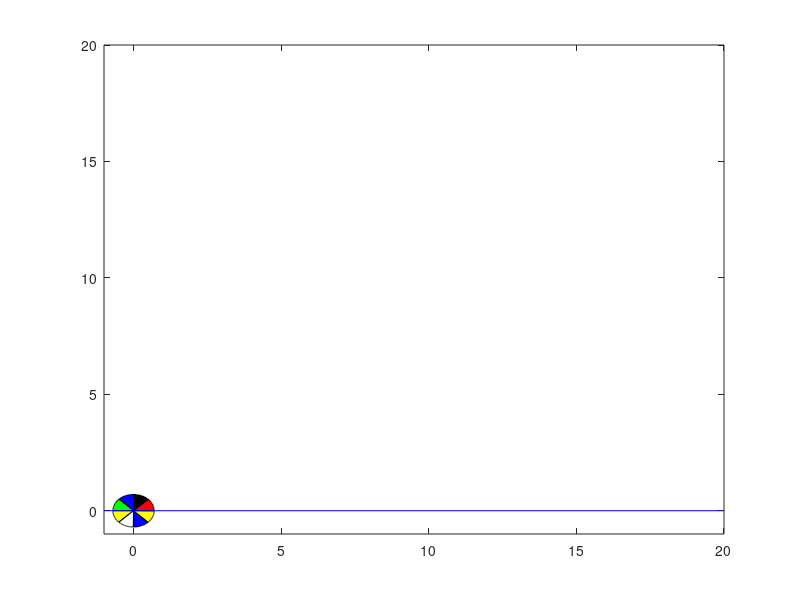
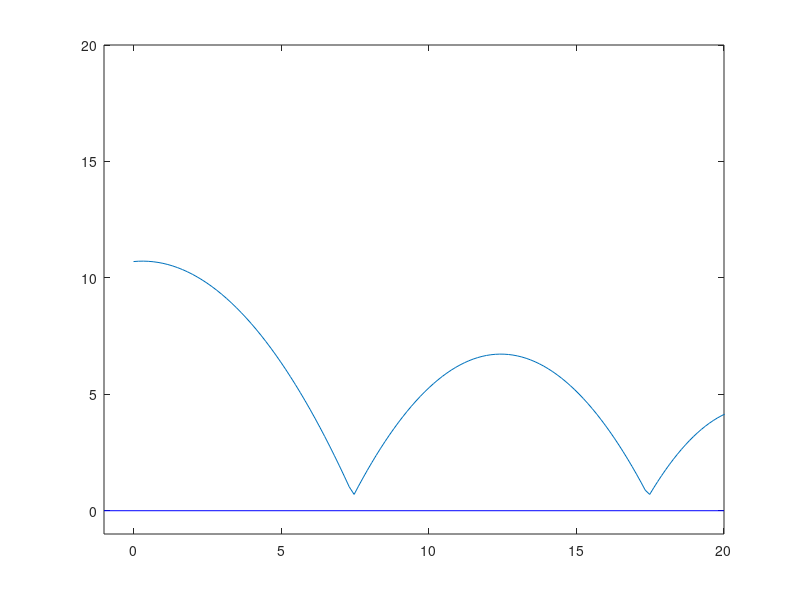

The MATLAB script that drew these images, in order: (Note: this script raises an error after producing the figures.)
%ee150_bball.m
function ee150_bball
%----------------------------------
% Constants
%----------------------------------
radius = 0.7;     % radius of the ball
x0 = 0;           % position of the center of the ball
y0 = 10 + radius;
w = 3*pi;        % angular velocity (radians/sec.)
g = 9.81;         % gravitational acceleration constant in m/s

%----------------------------------
% Duration of the movie, frames per second, and other values
%----------------------------------
duration = 15;
framerate = 30;
maxframes = duration * framerate + 1;
dt = 1/framerate; % delta time between each frame

%----------------------------------
% Draw the initial ball, ground, and target
%----------------------------------
% to draw the ball we'll have 512 points around the circumference
n = 512;

% Creates a vector of 512 angles from [0 2*PI] radians to be used
% to calculate the points on the circumference of the ball
% rotate/spin the ball
arg = [0 : 2*pi/n : 2*pi];

% Initial ball circumference X,Y coordinates matrix 
%    We will never change this representation of the ball and just 
%    rotate it for each frame
%    8 Rows (1 for each sector) x 512/8 + 1 cols
%    Extra col => starting point of each sector is 0,0
xi = zeros(8,1+n/8);
yi = zeros(8,1+n/8);

%=== For LAB completion====
% We'll cut the ball into 8 sectors filling each sector w/ a unique color
% To do this, modify the xi, yi matrices such that the 1st point of each
% row vector is 0,0 and the rest of the points are the circumference 
% points of the circle (i.e. use the 'arg' vector when calculating your
% circumference points along with the 'radius' value). 
for i=1:8
    j=(i-1)*n/8;
    k=(i*n/8)-1;
    xi(i,:) = [0 radius*cos(arg(j+1:k+1))];
    yi(i,:) = [0 radius*sin(arg(j+1:k+1))];
end

% Draw the 8 sectors filling them with color
draw_ball(xi,yi);
hold on;
line([-1 20],[0 0], 'Color', 'b' );  % Draw the ground
axis([-1 20 -1 20]);
hold off;

% Now let the user pick the initial velocity and angle of the ball
initV = input('Enter the initial velocity in m/s: '); %your parameter will be 'initV'
angle = input('Enter the angle in degrees of the ball: ');%second parameter
rad = pi*angle/180;
%=== For PRELAB completion====
vy = initV*sin(rad);    
vx = initV*cos(rad);

%----------------------------------
% Ball Path/Trajectory Calculation
%----------------------------------  
% xc and yc are coordinates of the center of the ball at each time
xc = zeros(1,maxframes);
yc = zeros(1,maxframes);

% theta = angle of rotation of the ball at each time frame
theta = zeros(1,maxframes);

% sx, sy are the scaling factors of the ball in the x and y direction
%  at each time frame
sx = ones(1,maxframes);
sy = ones(1,maxframes);

% set the time = 0
t = 0;

%set initial position of the ball and its angle
yc(1) = y0;
xc(1) = x0;
sx(1) = 1;
sy(1) = 1;
theta(1) = 0;
% Calculate the velocity of the ball and change in angle at each timestep i
%   You will need to calculate theta, sx, sy, vx, vy, xc, yc, w, & status
%   You will also need to update i and t in each iteration
% Continue calculation until the LAST position of the ball is past the edge  
%   of the screen (i.e. 20 meters) or the current time has reached the 
%   end of the movie (i.e. time less than (duration - dt) )
% Change the while loop below to perform these operations
i=2;
%=== For PRELAB completion==== 
while xc(i-1)<20 && xc(i-1)>-1 && t<=duration-dt  % after a certain time i.e. 100 s, and after position is out of screen - i.e.-ve to 20 m
   [vx, vy, w, xc(i), yc(i), theta(i)] = physics_update(vx, vy, w, xc(i-1), yc(i-1), theta(i-1), dt, radius);
   i = i+1;
   t = t+dt;
end
% set the number of frames based on how many times the loop iterated
numframes = i-1;
  
%plot the path of the center of the ball
figure;
plot(xc(1:numframes),yc(1:numframes)); hold on;
line([-1 20], [0 0], 'Color', 'b');  % Draw the ground
axis([-1 20 -1 20]);

%open a new figure;
figure;

%----------------------------------
% Animation (Ball Rotation/Translation along trajectory path)
%----------------------------------

% Rotated, translated ball circumference X,Y coordinates matrix at each
%     frame (we will rotate and traslate xi and yi at each frame to produce 
%     these matrices)
%     8 Rows (1 for each sector) x 512/8 + 1 cols
x = zeros(8,1+n/8);
y = zeros(8,1+n/8);

% Create the movie object
mymovie = moviein(numframes);

% Draw the ball for EACH frame using trajectory/physics calculations 
%      performed above - page 3
%  T = Translation matrix - move the ball to the (xc,yc) position
%  S = Scaling matrix - Scaling values for this frame 
%  R = Rotation matrix - Rotation values for this frame
for h = 1:numframes
  %=== For LAB completion====   
  % Calculate the geometric modification matrices T, S, R
T = [1 0 xc(h);0 1 yc(h);0 0 1]; 
S = [sx(h) 0 0;0 sy(h) 0; 0 0 1];
R = [cos(theta(h)) -sin(theta(h)) 0;sin(theta(h)) cos(theta(h)) 0;0 0 1];
M = T*S*R;

  % For each sector perform the affine transformation and place the
  % result in the x,y vectors
for i=1:8
    for j = 1:1+n/8
        p = [xi(i,j);yi(i,j);1];
        p = M*p;
        x(i,j) = p(1);
        y(i,j) = p(2);
    end
end
  
  
  % Draw the 8 sectors filling them with color
  draw_ball(x,y);
  hold on;
  line([-1 20], [0 0], 'Color', 'b');  % Draw the ground
  axis([-1 20 -1 20]);
  hold off;
  
  % write the frame to the movie
  mymovie(:,h)=getframe;

end

% Playback the movie
movie(mymovie,1,framerate*2);

end

function [vx, vy, w, xc_o, yc_o, theta_o] = physics_update(vx, vy, w, xc_i, yc_i, theta_i, dt, radius) %x vel y vel omega position angle change in time and radius
    g = 9.81;
    %=== For PRELAB completion==== 
    % Remember to check if the ball is hitting the ground and update your
    %  velocities appropriately
    yc_o = yc_i+vy*dt; 
    xc_o = xc_i+vx*dt;
    vy = vy-g*dt;
    vx = vx;
    theta_o = theta_i-w*dt;
    if yc_o <= radius
        vy = vy*(-0.75);
        vx = vx*0.9;
        w = w*0.8;
        yc_o = radius;
    end 
end

% Expects 8xN x and y point matrices
function draw_ball(x,y)
  %=== For LAB completion====
  % Draw the 8 sectors filling them with color (turn hold on after the
  % first sector and turn hold off after the last sector
fill(x(1,:),y(1,:),'r');
hold on;
fill(x(2,:),y(2,:),'k');
fill(x(3,:),y(3,:),'b');
fill(x(4,:),y(4,:),'g');
fill(x(5,:),y(5,:),'y');
fill(x(6,:),y(6,:),'w');
fill(x(7,:),y(7,:),'b');
fill(x(8,:),y(8,:),'y');
hold off;
end

